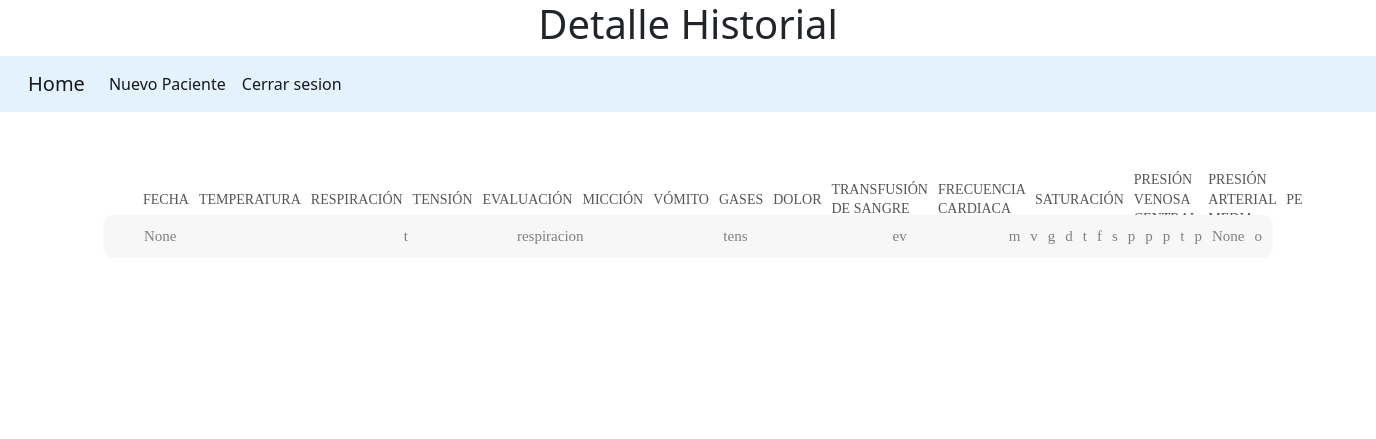
/SignosVitales/signosdetalle/2, run on the app's committed database.
### paciente/models.py (models this page shows, shortened)
class SignosVitales(models.Model):
    id_signosvitales          = models.AutoField('id signos vitales', primary_key=True)
    temperatura               = models.CharField('Temperatura', null=True, max_length=50, blank=True)
    respiracion               = models.CharField('Respiracion', null=True, max_length=50, blank=True)
    tension                   = models.CharField('Tension', null=True, max_length=50, blank=True)
    evaluacion                = models.CharField('Evaluacion', null=True, max_length=150, blank=True)
    miccion                   = models.CharField('Miccion', null=True, max_length=150, blank=True)
    vomito                    = models.CharField('Vomito', null=True, max_length=150, blank=True)
    gases                     = models.CharField('Gases', null=True, max_length=50, blank=True)
    dolor                     = models.CharField('Dolor', null=True, max_length=50, blank=True)
    transfusion_sangre        = models.CharField('Transfusion de Sangre', null=True, max_length=100, blank=True)
    frecuencia_cardiaca       = models.CharField('Frecuencia Cardiaca', null=True, max_length=50, blank=True)
    saturacion                = models.CharField('Saturacion', null=True, max_length=50, blank=True)
    presion_venosa_central    = models.CharField('Presión Venosa Central', null=True, max_length=50, blank=True)
    presion_arterial_media    = models.CharField('Presión Arterial Media', null=True, max_length=50, blank=True)
    peso                      = models.CharField('Peso', null=True, max_length=50, blank=True)
    talla                     = models.CharField('Talla', null=True, max_length=50, blank=True)
    Presion_Intracraneal      = models.CharField('Presion Intracraneal', null=True, max_length=50, blank=True)
    Presion_arterial_pulmonar = models.CharField('Presion Arterial Pulmonar', null=True, max_length=50, blank=True)
    observaciones             = models.CharField('Observaciones', null=True, max_length=50, blank=True)
    paciente_rut              = models.ForeignKey(Paciente,on_delete=models.CASCADE)
    fecha_creacion            = models.DateTimeField('Fecha registro', auto_now=True)
    class meta:
        verbose_name = 'Signos Vitales'
        verbose_name_plural = 'Signos Vitales'

### paciente/views.py (the view)
# urls.py: path('SignosVitales/signosdetalle/<str:id>', signosDetalle, name='signosdetalle'),
def signosDetalle(request, id):
    signos = SignosVitales.objects.filter(id_signosvitales = id)
    datos = {
        'signos': signos
    }
    return render(request, 'signosdetalle.html',datos)

### paciente/templates/signosdetalle.html (shortened to what this page needs)
{% extends 'base.html' %}
{% load static %}
{% load bootstrap4 %}
{% block extrahead %}
<link rel="stylesheet" type="text/css" href="{% static path %}vendor/bootstrap/css/bootstrap.min.css">
<link rel="stylesheet" type="text/css" href="{% static path %}fonts/font-awesome-4.7.0/css/font-awesome.min.css">
<link rel="stylesheet" type="text/css" href="{% static path %}vendor/animate/animate.css">
<link rel="stylesheet" type="text/css" href="{% static path %}vendor/select2/select2.min.css">
<link rel="stylesheet" type="text/css" href="{% static path %}vendor/perfect-scrollbar/perfect-scrollbar.css">
<link rel="stylesheet" type="text/css" href="{% static path %}css/util.css">
<link rel="stylesheet" type="text/css" href="{% static path %}css/main.css">
{% endblock extrahead %}
{% block cuerpo %}
<section>
    <div class="limiter">
        <div class="container-table100">
            <div class="wrap-table100">
                <div class="table100 ver5 m-b-110">
                    <div class="table100-head">
                        <table>
                            <thead>
                                <tr class="row100 head">
                                    <th class="cell100 column1">Fecha</th>
                                    <th class="cell100 column2">Temperatura</th>
                                    <th class="cell100 column3">Respiraci&oacute;n</th>
                                    <th class="cell100 column4">Tensi&oacute;n</th>
                                    <th class="cell100 column5">Evaluaci&oacute;n</th>
                                    <th class="cell100 column6">Micci&oacute;n</th>
                                    <th class="cell100 column7">V&oacute;mito</th>
                                    <th class="cell100 column8">Gases</th>
                                    <th class="cell100 column9">Dolor</th>
                                    <th class="cell100 column10">Transfusi&oacute;n de Sangre</th>
                                    <th class="cell100 column11">Frecuencia Cardiaca</th>
                                    <th class="cell100 column12">Saturaci&oacute;n</th>
                                    <th class="cell100 column13">Presi&oacute;n Venosa Central</th>
                                    <th class="cell100 column14">Presi&oacute;n Arterial Media</th>
                                    <th class="cell100 column15">Peso</th>
                                </tr>
                            </thead>
                        </table>
                    </div>
                    <div class="table100-body js-pscroll">
                        <table>
                            <tbody>
                                {% for sig in signos %}
                                <tr class="row100 body">
                                    <td class="cell100 column1">{{sig.fecha_creacion}}</td>
                                    <td class="cell100 column2">{{sig.temperatura}}</td>
                                    <td class="cell100 column3">{{sig.respiracion}}</td>
                                    <td class="cell100 column4">{{sig.tension}}</td>
                                    <td class="cell100 column5">{{sig.evaluacion}}</td>
                                    <td class="cell100 column6">{{sig.miccion}}</td>
                                    <td class="cell100 column7">{{sig.vomito}}</td>
                                    <td class="cell100 column8">{{sig.gases}}</td>
                                    <td class="cell100 column9">{{sig.dolor}}</td>
                                    <td class="cell100 column10">{{sig.transfusion_sangre}}</td>
                                    <td class="cell100 column11">{{sig.frecuencia_cardiaca}}</td>
                                    <td class="cell100 column12">{{sig.saturacion}}</td>
                                    <td class="cell100 column13">{{sig.presion_venosa_central}}</td>
                                    <td class="cell100 column14">{{sig.presion_arterial_media}}</td>
                                    <td class="cell100 column15">{{sig.peso}}</td>
                                    <td class="cell100 column16">{{sig.talla}}</td>
                                    <td class="cell100 column17">{{sig.Presion_Intracraneal}}</td>
                                    <td class="cell100 column18">{{sig.Presion_arterial_pulmonar}}</td>
                                    <td class="cell100 column19">{{sig.observaciones}}</td>
                                </tr>
                                {% endfor %}
                            </tbody>
                        </table>
                    </div>
                </div>
            </div>
        </div>
    </div>
</section>
{% endblock %}

### static/css/main.css (style rules this page uses)
* { margin: 0px; padding: 0px; box-sizing: border-box; }
body, html { height: 100%; font-family: sans-serif; }
.js-pscroll { position: relative; overflow: hidden; }
.limiter { width: 1366px; margin: 0 auto; }
.container-table100 { width: 100%; background: #fff; display: -webkit-box; display: -webkit-flex; display: -moz-box; display: -ms-flexbox; display: flex; align-items: center; justify-content: center; flex-wrap: wrap; padding: 33px 30px; }
.wrap-table100 { width: 1170px; }
.table100 { background-color: #fff; }
table { width: 100%; }
th, td { font-weight: unset; padding-right: 10px; }
.column1 { width: 33%; padding-left: 40px; }
.column2 { width: 13%; }
.column3 { width: 22%; }
.column4 { width: 19%; }
.column5 { width: 13%; }
.table100-head th { padding-top: 18px; padding-bottom: 18px; }
.table100-body td { padding-top: 16px; padding-bottom: 16px; }
.table100 { position: relative; padding-top: 60px; }
.table100-head { position: absolute; width: 100%; top: 0; left: 0; }
.table100-body { max-height: 585px; overflow: auto; }
.table100.ver5 { margin-right: -30px; }
.table100.ver5 .table100-head { padding-right: 30px; }
.table100.ver5 th { font-family: Lato-Bold; font-size: 14px; color: #555555; line-height: 1.4; text-transform: uppercase; background-color: transparent; }
.table100.ver5 td { font-family: Lato-Regular; font-size: 15px; color: #808080; line-height: 1.4; background-color: #f7f7f7; }
.table100.ver5 .table100-body tr { overflow: hidden; border-bottom: 10px solid #fff; border-radius: 10px; }
.table100.ver5 .table100-body table { border-collapse: separate; border-spacing: 0 10px; }
.table100.ver5 .table100-body td { border: solid 1px transparent; border-style: solid none; padding-top: 10px; padding-bottom: 10px; }
.table100.ver5 .table100-body td:first-child { border-left-style: solid; border-top-left-radius: 10px; border-bottom-left-radius: 10px; }
.table100.ver5 .table100-body td:last-child { border-right-style: solid; border-bottom-right-radius: 10px; border-top-right-radius: 10px; }
.table100.ver5 .table100-head th { padding-top: 25px; padding-bottom: 25px; }
.table100.ver5 { overflow: hidden; }
.table100.ver5 .table100-body { padding-right: 30px; }

### static/css/style.css (style rules this page uses)
*,*:after,*:before { box-sizing: border-box; }
html { box-sizing: inherit; background: linear-gradient(to left, #E8FFF9 , #eef2f3); }
body { margin: 2% auto; text-align: center; font-size: 14px; font-family: Verdana; }

### data on the page
SignosVitales: fecha_creacion "None", temperatura "t", respiracion "respiracion", tension "tens", evaluacion "ev", miccion "m", vomito "v", gases "g", dolor "d", transfusion_sangre "t", frecuencia_cardiaca "f", saturacion "s", presion_venosa_central "p", presion_arterial_media "p", peso "p", talla "t", Presion_Intracraneal "p", Presion_arterial_pulmonar "None", observaciones "o"
